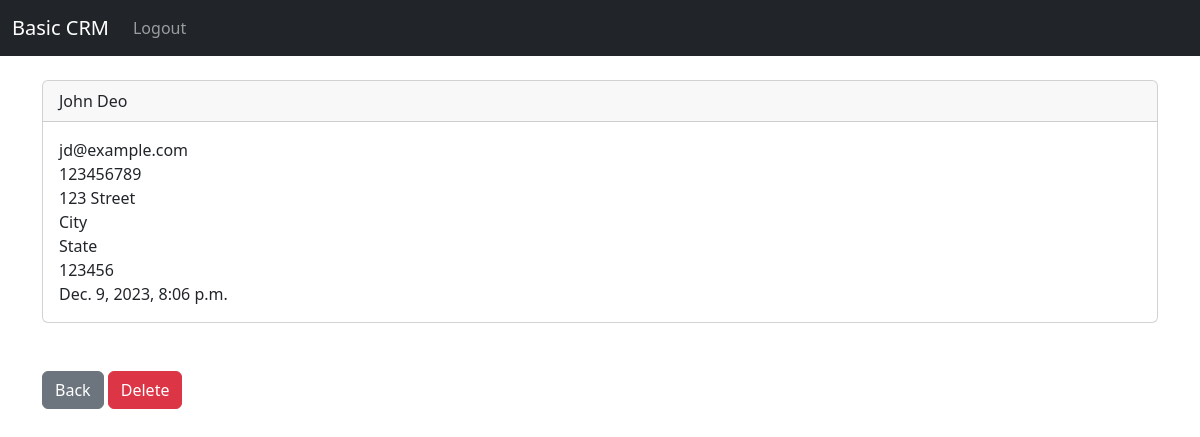
Screenshot of /record/3 (signed in) with the database file from the repository.
### website/models.py (models this page shows, shortened)
class Record(models.Model):
    created_at = models.DateTimeField(auto_now_add=True)
    first_name = models.CharField(max_length=50)
    last_name = models.CharField(max_length=50)
    email = models.CharField(max_length=50)
    phone = models.CharField(max_length=15)
    address = models.CharField(max_length=150)
    city = models.CharField(max_length=50)
    state = models.CharField(max_length=50)
    zipcode = models.CharField(max_length=20)

### website/views.py (the view)
# urls.py: path('record/<int:pk>', views.show_record, name="show_record"),
def show_record(request, pk):
    if request.user.is_authenticated:
        cus_rec = Record.objects.get(id=pk)
        return render(request, 'record.html', {'record': cus_rec})
    else:
        messages.error(request, 'You must be logged in to view customer records.')
        return redirect('home')

### website/templates/record.html
{% extends "base.html" %}
{% block page_content %}
<div class="card">
    <div class="card-header">
        {{ record.first_name }} {{ record.last_name }}
    </div>
    <div class="card-body">
      <p class="card-text">
        {{ record.email }} <br/>
        {{ record.phone }} <br/>
        {{ record.address }} <br/>
        {{ record.city }} <br/>
        {{ record.state }} <br/>
        {{ record.zipcode }} <br/>
        {{ record.created_at }} <br/>
      </p>
    </div>
</div>
<br/><br/>
<a href="{% url 'home' %}" class="btn btn-secondary">Back</a>
<a href="{% url 'delete_record' record.id %}" class="btn btn-danger">Delete</a>
{% endblock page_content %}

### rows the page displays
Record: first_name "John", last_name "Deo", email "jd@example.com", phone "123456789", address "123 Street", city "City", state "State", zipcode "123456", created_at "Dec. 9, 2023, 8:06 p.m."
